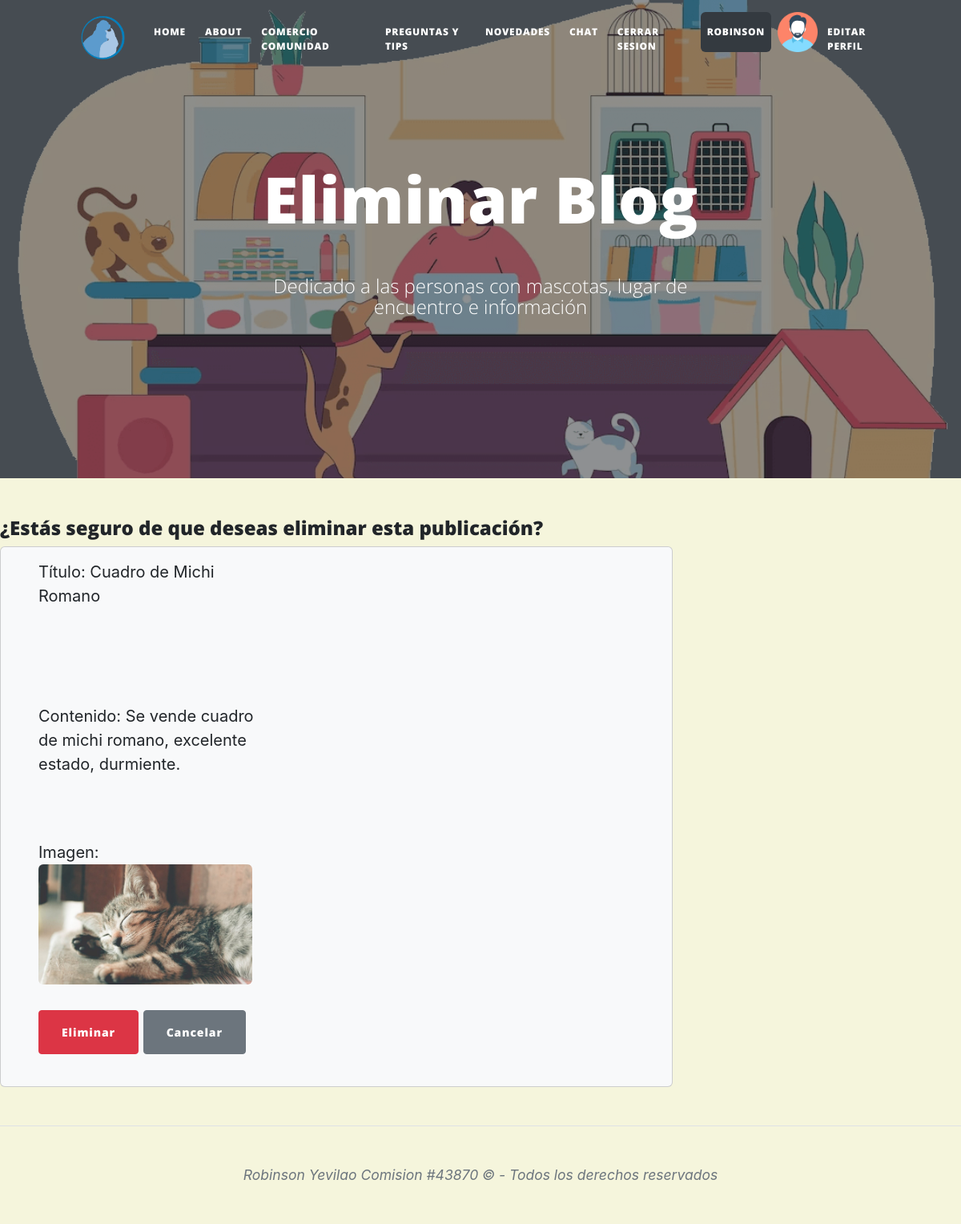
Screenshot of /AppComunidad/eliminarblog/2/ (signed in) with the database file from the repository.
### AppComunidad/models.py (models this page shows, shortened)
class Comunidad(models.Model):
    titulo= models.CharField(max_length=50)
    contenido=models.TextField()
    imagen=models.ImageField()
    fecha_creacion=models.DateField(auto_now=True)
    precio = models.CharField(max_length=10)
    autor=models.ForeignKey(User, on_delete=models.CASCADE)

### AppComunidad/views.py (the view)
# urls.py: path('eliminarblog/<int:comunidad_id>/', eliminar_seccion, name="eliminar_seccion"),
@login_required
def eliminar_seccion(request, comunidad_id):
    avatar = obtenerAvatar(request)
    try:
        publicacion = Comunidad.objects.get(id=comunidad_id)
    except Comunidad.DoesNotExist:
        return redirect('contenidohome')
    if publicacion.autor == request.user:
        if request.method == "POST" and 'eliminar' in request.POST:
            publicacion.delete()
            messages.success(request, 'La publicación fue eliminada.')
            return redirect('contenidohome')
        else:
            return render(request, "AppComunidad/eliminarblog.html", {'publicacion': publicacion, 'avatar':obtenerAvatar(request)})
    else:
        return HttpResponse('No tienes permisos para eliminar esta publicación.')

### AppLogin/views.py (called while the page is built)
def obtenerAvatar(request):
    avatares = Avatar.objects.filter(user=request.user.id)
    if len(avatares) != 0:
        return avatares[0].imagen.url
    else:
        return f"{settings.MEDIA_URL}avatars/avatarpordefecto.png"

### AppComunidad/Templates/AppComunidad/eliminarblog.html (shortened to what this page needs)
{% extends "AppComunidad/padrecomunidad.html" %}
{% load static %}
{% block titulo %} Eliminar Blog {% endblock %}
{% block contenido_comunidad %}
<h4>¿Estás seguro de que deseas eliminar esta publicación?</h4>
<section class="mb-5" style="width: 70%;" >
  <div class="card bg-light">
    <div class="card-body">
      <div class="row gx-5 justify-content-start mb-4 comentario-form ml-3" style="width: 80%;" >
        <div class="col-lg-8 col-xl-6">
          <div class="mb-3">
            <label for="id_titulo" class="form-label">Título: {{ publicacion.titulo }} </label>
          </div>
          <div class="mb-3 mb-1">
            <label for="id_contenido" class="form-label mb-3 mb-5"> Contenido: {{ publicacion.contenido }} </label>
          </div>
            <p>Imagen: <img class="img-fluid rounded" src="{{ publicacion.imagen.url }}" alt="{{ publicacion.titulo }}" style="max-width: 100%; height: auto; max-height: 150px;" />  </p>
          <form method="POST">
            <button class="btn btn-danger" type="submit" name="eliminar">Eliminar</button>
            <a href="{% url 'contenido' comunidad_id=publicacion.id %}" class="btn btn-secondary">Cancelar</a>
          </form>
        </div>
      </div>
    </div>
  </div>
</section>
{% endblock %}

### AppComunidad/Templates/AppComunidad/padrecomunidad.html (shortened to what this page needs)
<!DOCTYPE html>
<html lang="en">
    <head>
        {% load static %}
        <link rel="stylesheet" href="https://maxcdn.bootstrapcdn.com/bootstrap/4.5.2/css/bootstrap.min.css">
        <link rel="stylesheet" href="https://cdnjs.cloudflare.com/ajax/libs/twitter-bootstrap/4.1.3/css/bootstrap.min.css">
        <link rel="stylesheet" href="https://cdnjs.cloudflare.com/ajax/libs/ionicons/2.0.1/css/ionicons.min.css">
        <link href="{% static 'AppComunidad/css/styles.css' %}" rel="stylesheet" />
    </head>
    <body style="display: flex; flex-direction: column; min-height: 100vh;">
        <nav class="navbar navbar-expand-lg navbar-light" id="mainNav">
            <div class="container px-4 px-lg-5">
                <a class="navbar-brand" href="http://127.0.0.1:8000/admin">
                    {% if user.is_authenticated %}
                    <a class="navbar-brand" href="http://127.0.0.1:8000/admin">
                        <img src="{% static 'AppComunidad/assets/img/logohome.png' %}" alt="Ir al Panel de Administración" width="70rem" height="auto">
                    </a>
                    {% endif %}
                <div class="collapse navbar-collapse" id="navbarResponsive">
                    <ul class="navbar-nav ms-auto py-4 py-lg-0">
                        {% if user.is_authenticated %}
                        <li class="nav-item"><a class="nav-link px-lg-2 py-2 py-lg-3 mx-1 btn-outline-info rounded" href="{% url 'inicioComunidad' %}"> Home </a></li>
                        <li class="nav-item"><a class="nav-link px-lg-2 py-2 py-lg-3 mx-1 btn-outline-info rounded" href="{% url 'aboutme' %}"> About </a></li>
                        <li class="nav-item"><a class="nav-link px-lg-2 py-2 py-lg-3 mx-1 btn-outline-info rounded" href="{% url 'contenidohome' %}"> Comercio Comunidad </a></li>
                        <li class="nav-item"><a class="nav-link px-lg-2 py-2 py-lg-3 mx-1 btn-outline-info rounded" href="{% url 'forohome' %}"> Preguntas y Tips </a></li>
                        <li class="nav-item"><a class="nav-link px-lg-2 py-2 py-lg-3 mx-1 btn-outline-info rounded" href="{% url 'novedades' %}"> Novedades </a></li>
                        <li class="nav-item"><a class="nav-link px-lg-2 py-2 py-lg-3 mx-1 btn-outline-info rounded" href="{% url 'chat' %}"> chat </a></li>
                        <li class="nav-item"><a class="nav-link px-lg-2 py-2 py-lg-3 mx-1 btn-outline-danger rounded" href="{% url 'logout' %}"> Cerrar Sesion </a></li>
                        <li class="nav-item"><a class="nav-link px-lg-2 py-2 py-lg-3 mx-2 btn-dark rounded" > {{ user.username }} </a></li>
                        <img src="{{ avatar }}" alt="Avatar" style="width:50px;height:50px;">
                        <li class="nav-item"><a class="nav-link px-lg-2 py-2 py-lg-3 mx-1 btn-outline-warning rounded" href="{% url 'editarusuario' %}"> Editar Perfil </a></li>
                        {% else %}
                        <li class="nav-item"><a class="nav-link px-lg-2 py-2 py-lg-3 mx-1 btn-outline-dark rounded" href="{% url 'loginusuario' %}"> Login </a></li>
                        {% endif %}
                    </ul>
                </div>
            </div>
        </nav>
        {% if en_novedades %}
        <header class="masthead" style="background-image: url( '{% static 'AppComunidad/assets/img/notfound.jpg' %}' ) ">
        {% else %}
        <header class="masthead" style="background-image: url( '{% static 'AppComunidad/assets/img/bannerprincipal.png' %}' ) ">
        {% endif %}
            <div class="container position-relative px-4 px-lg-5">
                <div class="row gx-4 gx-lg-5 justify-content-center">
                    <div class="col-md-10 col-lg-8 col-xl-7">
                        <div class="site-heading">
                            <h1 class="mb-5"> {% block titulo %}   {% endblock %} </h1>
                            {% if user.is_authenticated %}
                            <span class="subheading">Dedicado a las personas con mascotas, lugar de encuentro e información</span>
                            {% else %}
                            <span class="subheading"> <h3> Uso y Acceso al Blog solo para usuarios registrados</h3> </span>
                            {% endif %}
                        </div>
                    </div>
                </div>
            </div>
        </header>
            {% block contenido_comunidad %}{% endblock %}
        <footer class="border-top">
            <div class="container">
                <div class="row gx-4 gx-lg-5 justify-content-center">
                    <div class="col-md-10 col-lg-8 col-xl-7">
                        <div class="small text-center text-muted fst-italic">Robinson Yevilao Comision #43870 &copy; -  Todos los derechos reservados</div>
                    </div>
                </div>
            </div>
        </footer>
    </body>
</html>

### AppComunidad/Templates/AppComunidad/padrecomunidad.html (style rules this page uses)
body { background-color: #F5F5DC; }
.rounded { border-radius: 2rem; }

### rows the page displays
Comunidad: titulo "Cuadro de Michi Romano", contenido "Se vende cuadro de michi romano, excelente estado, durmiente.", imagen (picture)

### other values shown
{{ user.username }} "ROBINSON"
